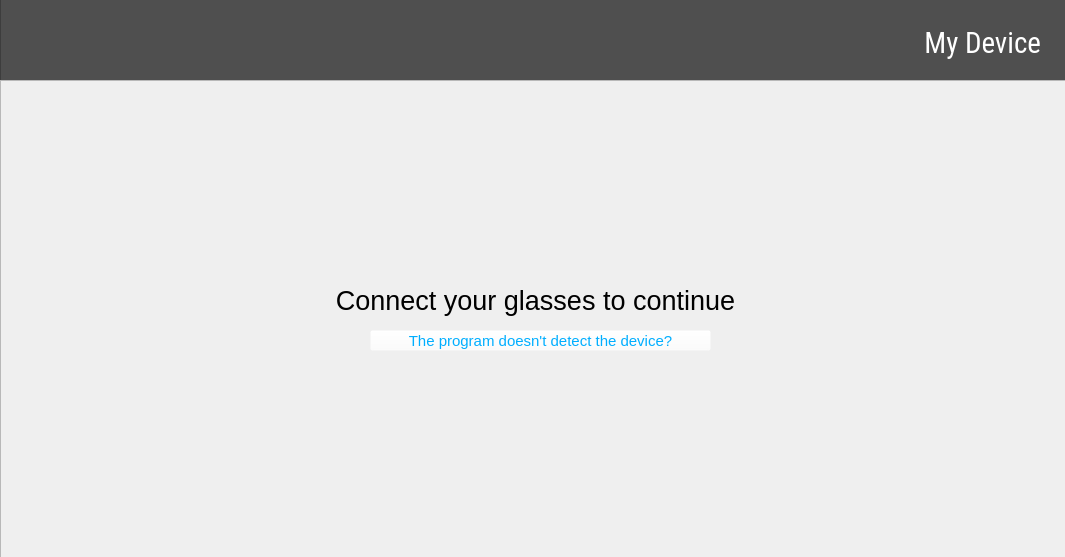
<?xml version="1.0" encoding="UTF-8"?>
<ui version="4.0">
 <class>MainWindow</class>
 <widget class="QMainWindow" name="MainWindow">
  <property name="geometry">
   <rect>
    <x>0</x>
    <y>0</y>
    <width>1065</width>
    <height>557</height>
   </rect>
  </property>
  <property name="minimumSize">
   <size>
    <width>1065</width>
    <height>557</height>
   </size>
  </property>
  <property name="maximumSize">
   <size>
    <width>1065</width>
    <height>557</height>
   </size>
  </property>
  <property name="windowTitle">
   <string>Glassy</string>
  </property>
  <widget class="QWidget" name="centralwidget">
   <widget class="QFrame" name="frame">
    <property name="geometry">
     <rect>
      <x>0</x>
      <y>-10</y>
      <width>1091</width>
      <height>91</height>
     </rect>
    </property>
    <property name="styleSheet">
     <string notr="true">background-color: rgb(79, 79, 79);</string>
    </property>
    <property name="frameShape">
     <enum>QFrame::StyledPanel</enum>
    </property>
    <property name="frameShadow">
     <enum>QFrame::Raised</enum>
    </property>
    <widget class="QLabel" name="label_2">
     <property name="geometry">
      <rect>
       <x>780</x>
       <y>30</y>
       <width>261</width>
       <height>41</height>
      </rect>
     </property>
     <property name="font">
      <font>
       <family>Roboto Condensed</family>
       <pointsize>22</pointsize>
      </font>
     </property>
     <property name="styleSheet">
      <string notr="true">color: rgb(255, 255, 255);</string>
     </property>
     <property name="text">
      <string>My Device</string>
     </property>
     <property name="alignment">
      <set>Qt::AlignBottom|Qt::AlignRight|Qt::AlignTrailing</set>
     </property>
    </widget>
   </widget>
   <widget class="QLabel" name="label">
    <property name="geometry">
     <rect>
      <x>0</x>
      <y>-3</y>
      <width>231</width>
      <height>81</height>
     </rect>
    </property>
    <property name="text">
     <string/>
    </property>
    <property name="pixmap">
     <pixmap>../img/logo.png</pixmap>
    </property>
    <property name="scaledContents">
     <bool>true</bool>
    </property>
   </widget>
   <widget class="QFrame" name="searchingFrame">
    <property name="geometry">
     <rect>
      <x>0</x>
      <y>80</y>
      <width>1071</width>
      <height>521</height>
     </rect>
    </property>
    <property name="frameShape">
     <enum>QFrame::StyledPanel</enum>
    </property>
    <property name="frameShadow">
     <enum>QFrame::Raised</enum>
    </property>
    <widget class="QLabel" name="label_4">
     <property name="geometry">
      <rect>
       <x>0</x>
       <y>200</y>
       <width>1071</width>
       <height>41</height>
      </rect>
     </property>
     <property name="font">
      <font>
       <pointsize>20</pointsize>
      </font>
     </property>
     <property name="text">
      <string>Connect your glasses to continue</string>
     </property>
     <property name="alignment">
      <set>Qt::AlignCenter</set>
     </property>
    </widget>
    <widget class="QLabel" name="label_3">
     <property name="geometry">
      <rect>
       <x>520</x>
       <y>150</y>
       <width>41</width>
       <height>41</height>
      </rect>
     </property>
     <property name="text">
      <string/>
     </property>
     <property name="pixmap">
      <pixmap>../img/loading.png</pixmap>
     </property>
     <property name="scaledContents">
      <bool>true</bool>
     </property>
    </widget>
    <widget class="QPushButton" name="doesntDetectButton">
     <property name="geometry">
      <rect>
       <x>370</x>
       <y>250</y>
       <width>341</width>
       <height>21</height>
      </rect>
     </property>
     <property name="font">
      <font>
       <pointsize>11</pointsize>
      </font>
     </property>
     <property name="cursor">
      <cursorShape>PointingHandCursor</cursorShape>
     </property>
     <property name="styleSheet">
      <string notr="true">background-color: rgba(255, 255, 255, 0);
color: rgb(0, 174, 255);</string>
     </property>
     <property name="text">
      <string>The program doesn't detect the device?</string>
     </property>
    </widget>
   </widget>
  </widget>
 </widget>
 <resources/>
 <connections/>
</ui>
